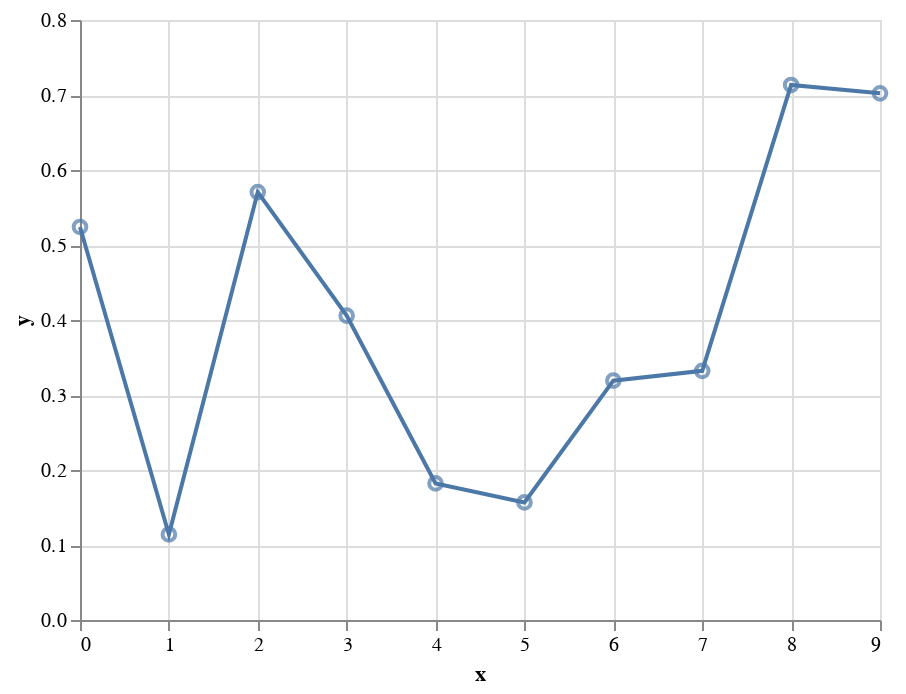

Notebook code cell kept with this figure:
### Markdown cell above
A legegyszerűbb módszer az összeadás:

### Code cell
layer1 + layer2

### Figure 1 — Vega-Lite specification as saved in the notebook (floating-point values rounded to 4 significant figures)
{"config": {"view": {"continuousWidth": 400, "continuousHeight": 300}}, "layer": [{"mark": "line", "encoding": {"x": {"type": "quantitative", "field": "x"}, "y": {"type": "quantitative", "field": "y"}}}, {"mark": {"type": "point", "size": 40}, "encoding": {"x": {"type": "quantitative", "field": "x"}, "y": {"type": "quantitative", "field": "y"}}}], "data": {"name": "data-874380fafd5174aeff882c693b7f46bd"}, "$schema": "https://vega.github.io/schema/vega-lite/v4.8.1.json", "datasets": {"data-874380fafd5174aeff882c693b7f46bd": [{"x": 0, "y": 0.524}, {"x": 1, "y": 0.1141}, {"x": 2, "y": 0.5706}, {"x": 3, "y": 0.4058}, {"x": 4, "y": 0.1821}, {"x": 5, "y": 0.1567}, {"x": 6, "y": 0.3191}, {"x": 7, "y": 0.3322}, {"x": 8, "y": 0.7134}, {"x": 9, "y": 0.7022}]}}
